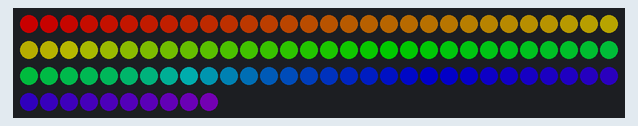
Simulated run of this sketch. Board: Arduino Uno, built with avr-gcc and run on an emulated ATmega328P. Parts: 100 RGB LEDs in strip order, left to right, continuing on the next row. Dim RGB values are drawn brighter than linear.

Above: at 1.16 s.
At 5.11 s:
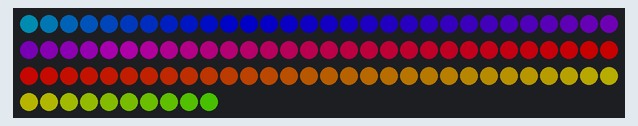
At 9.97 s:
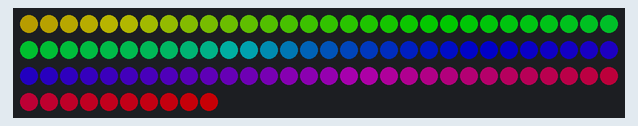
At 20.3 s:
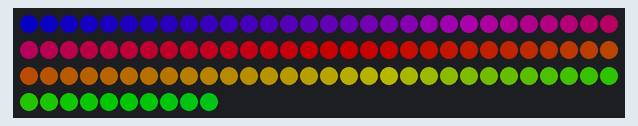
At 29.41 s:
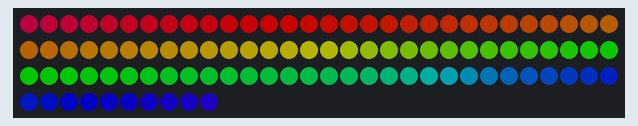
At 39.74 s:
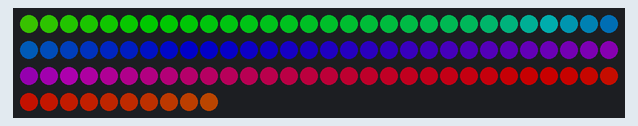

The sketch:

gradient_test.ino
```cpp
#include "FastLED.h"

FASTLED_USING_NAMESPACE


#define DATA_PIN    6
#define LED_TYPE    WS2811
#define COLOR_ORDER RGB
#define NUM_LEDS    100
CRGB leds[NUM_LEDS];

#define BRIGHTNESS         100
#define FRAMES_PER_SECOND  120


void setup() {
  delay(1000); // 3 second delay for recovery

  // tell FastLED about the LED strip configuration
  FastLED.addLeds<LED_TYPE, DATA_PIN, COLOR_ORDER>(leds, NUM_LEDS).setCorrection(TypicalLEDStrip);
  Serial.begin(9600);
  // set master brightness control
  FastLED.setBrightness(BRIGHTNESS);
}


// List of patterns to cycle through.  Each is defined as a separate function below.
typedef void (*SimplePatternList[])();
SimplePatternList gPatterns = { my_pattern };

uint8_t gCurrentPatternNumber = 0; // Index number of which pattern is current
uint8_t gHue = 0; // rotating "base color" used by many of the patterns

void loop()
{
  // Call the current pattern function once, updating the 'leds' array
  gPatterns[gCurrentPatternNumber]();

  // send the 'leds' array out to the actual LED strip
  FastLED.show();
  // insert a delay to keep the framerate modest
  FastLED.delay(1000 / FRAMES_PER_SECOND);

  // do some periodic updates
  EVERY_N_MILLISECONDS( 20 ) {
    gHue++;  // slowly cycle the "base color" through the rainbow
  }
  EVERY_N_SECONDS( 20 ) {
    nextPattern();  // change patterns periodically
  }
}

#define ARRAY_SIZE(A) (sizeof(A) / sizeof((A)[0]))


void nextPattern()
{
  // add one to the current pattern number, and wrap around at the end
  gCurrentPatternNumber = (gCurrentPatternNumber + 1) % ARRAY_SIZE( gPatterns);
}

int col=0;
int centre=NUM_LEDS/2;
int colour=0;
int aHue=0;
int sat=255;

void my_pattern() {
fill_rainbow( leds, NUM_LEDS, gHue, 2);
}


//void loop() {
//   // Move a single white led
//   for(int whiteLed = 0; whiteLed < NUM_LEDS; whiteLed = whiteLed + 1) {
//      // Turn our current led on to white, then show the leds
//      leds[whiteLed] = CRGB::White;
//
//      // Show the leds (only one of which is set to white, from above)
//      FastLED.show();
//
//      // Wait a little bit
//      delay(100);
//
//      // Turn our current led back to black for the next loop around
//      leds[whiteLed] = CRGB::Black;
//   }
```
